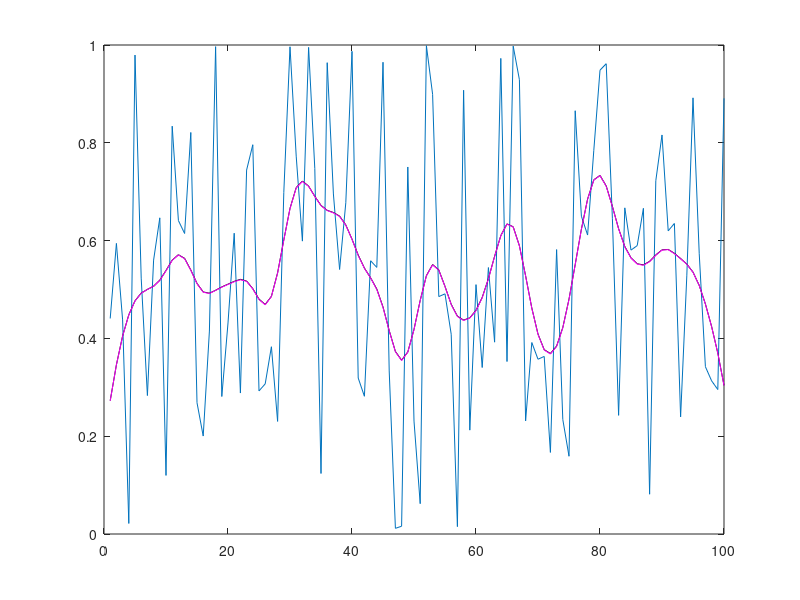

This figure's MATLAB source:
S=2.3;
W=ceil(3*S)*2+1;
HW=(W-1)/2;
center=(W+1)/2;
CSF=[exp(-(-HW:HW).^2./2./S^2)./(2*pi*S^2)^0.5];
% N=length(CSF);
% K=(2*pi*(0:N-1)./N);
% Kp=min(K,2*pi-K);
% fCSF=exp(-Kp.^2.*S^2./2-1i.*K.*(center-1)); %works even if CSF is padded from the right
%plot(real(fft(CSF))), hold on, plot(real(fCSF),'r')

x=1:100;
Im=rand(1,length(x)); %1./x+1;
extra_pad=0;
pad=HW+extra_pad;  
Im_pad=zeros(1,length(Im)+2*pad);
Im_pad(pad+1:end-pad)=Im; 
%Im_pad(1:pad)=Im(pad:-1:1); Im_pad(length(Im_pad)-pad+1:length(Im_pad))=Im(length(Im):-1:length(Im)-pad+1);

CSF_pad=zeros(1,length(Im_pad));
CSF_pad(1:length(CSF))=CSF;
N=length(CSF_pad);
K=(2*pi*(0:N-1)./N);
Kp=min(K,2*pi-K);
fCSF_pad=exp(-Kp.^2.*S^2./2-1i.*K.*(center-1)); %works even if CSF is padded from the right


%Im_rep=imfilter(Im,CSF,'replicate');
%Im_ref=imfilter(Im,CSF,'symmetric');
Im_0=imfilter(Im,CSF);
Imp=ifft(fft(Im_pad).*conj(fCSF_pad));
Imp=real(Imp(extra_pad+1:extra_pad+length(Im)));

plot(x,Im)
hold on
plot(x,Imp,'k-')
%plot(x,Im_rep,'r-')
%plot(x,Im_ref,'g-')
plot(x,Im_0,'m-')


